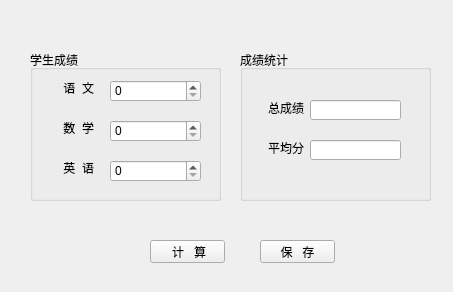
<?xml version="1.0" encoding="UTF-8"?>
<ui version="4.0">
 <class>Form</class>
 <widget class="QWidget" name="Form">
  <property name="geometry">
   <rect>
    <x>0</x>
    <y>0</y>
    <width>453</width>
    <height>292</height>
   </rect>
  </property>
  <property name="windowTitle">
   <string>Form</string>
  </property>
  <widget class="QGroupBox" name="groupBox">
   <property name="geometry">
    <rect>
     <x>30</x>
     <y>50</y>
     <width>191</width>
     <height>151</height>
    </rect>
   </property>
   <property name="title">
    <string>学生成绩</string>
   </property>
   <widget class="QLabel" name="label">
    <property name="geometry">
     <rect>
      <x>10</x>
      <y>30</y>
      <width>54</width>
      <height>16</height>
     </rect>
    </property>
    <property name="text">
     <string>语  文</string>
    </property>
    <property name="alignment">
     <set>Qt::AlignRight|Qt::AlignTrailing|Qt::AlignVCenter</set>
    </property>
   </widget>
   <widget class="QLabel" name="label_2">
    <property name="geometry">
     <rect>
      <x>10</x>
      <y>70</y>
      <width>54</width>
      <height>16</height>
     </rect>
    </property>
    <property name="text">
     <string>数  学</string>
    </property>
    <property name="alignment">
     <set>Qt::AlignRight|Qt::AlignTrailing|Qt::AlignVCenter</set>
    </property>
   </widget>
   <widget class="QLabel" name="label_3">
    <property name="geometry">
     <rect>
      <x>10</x>
      <y>110</y>
      <width>54</width>
      <height>16</height>
     </rect>
    </property>
    <property name="text">
     <string>英  语</string>
    </property>
    <property name="alignment">
     <set>Qt::AlignRight|Qt::AlignTrailing|Qt::AlignVCenter</set>
    </property>
   </widget>
   <widget class="QSpinBox" name="chinese">
    <property name="geometry">
     <rect>
      <x>80</x>
      <y>30</y>
      <width>91</width>
      <height>22</height>
     </rect>
    </property>
   </widget>
   <widget class="QSpinBox" name="math">
    <property name="geometry">
     <rect>
      <x>80</x>
      <y>70</y>
      <width>91</width>
      <height>22</height>
     </rect>
    </property>
   </widget>
   <widget class="QSpinBox" name="english">
    <property name="geometry">
     <rect>
      <x>80</x>
      <y>110</y>
      <width>91</width>
      <height>22</height>
     </rect>
    </property>
   </widget>
  </widget>
  <widget class="QGroupBox" name="groupBox_2">
   <property name="geometry">
    <rect>
     <x>240</x>
     <y>50</y>
     <width>191</width>
     <height>151</height>
    </rect>
   </property>
   <property name="title">
    <string>成绩统计</string>
   </property>
   <widget class="QLabel" name="label_4">
    <property name="geometry">
     <rect>
      <x>10</x>
      <y>50</y>
      <width>54</width>
      <height>16</height>
     </rect>
    </property>
    <property name="text">
     <string>总成绩</string>
    </property>
    <property name="alignment">
     <set>Qt::AlignRight|Qt::AlignTrailing|Qt::AlignVCenter</set>
    </property>
   </widget>
   <widget class="QLabel" name="label_5">
    <property name="geometry">
     <rect>
      <x>10</x>
      <y>90</y>
      <width>54</width>
      <height>16</height>
     </rect>
    </property>
    <property name="text">
     <string>平均分</string>
    </property>
    <property name="alignment">
     <set>Qt::AlignRight|Qt::AlignTrailing|Qt::AlignVCenter</set>
    </property>
   </widget>
   <widget class="QLineEdit" name="total">
    <property name="geometry">
     <rect>
      <x>70</x>
      <y>50</y>
      <width>91</width>
      <height>20</height>
     </rect>
    </property>
    <property name="readOnly">
     <bool>true</bool>
    </property>
   </widget>
   <widget class="QLineEdit" name="average">
    <property name="geometry">
     <rect>
      <x>70</x>
      <y>90</y>
      <width>91</width>
      <height>20</height>
     </rect>
    </property>
    <property name="readOnly">
     <bool>true</bool>
    </property>
   </widget>
  </widget>
  <widget class="QPushButton" name="btnCalculate">
   <property name="geometry">
    <rect>
     <x>150</x>
     <y>240</y>
     <width>75</width>
     <height>23</height>
    </rect>
   </property>
   <property name="text">
    <string> 计   算</string>
   </property>
  </widget>
  <widget class="QPushButton" name="btnSave">
   <property name="geometry">
    <rect>
     <x>260</x>
     <y>240</y>
     <width>75</width>
     <height>23</height>
    </rect>
   </property>
   <property name="text">
    <string>保   存</string>
   </property>
  </widget>
 </widget>
 <resources/>
 <connections/>
</ui>
